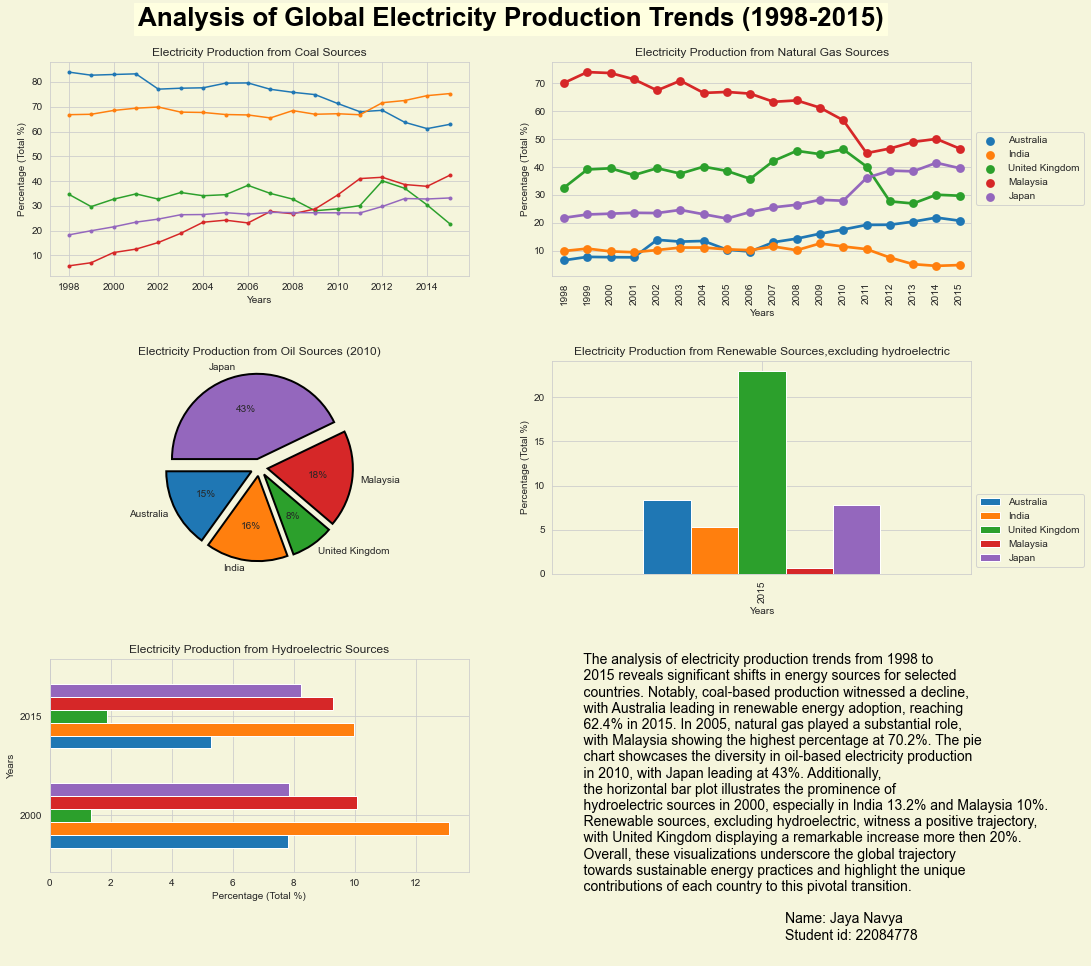

Python code for this plot:
# -*- coding: utf-8 -*-
"""
Created on Tue Jan  9 15:44:12 2024

@author: jayan
"""

# Import the required libraries
import pandas as pd
import seaborn as sns
import matplotlib.pyplot as plt


def process_data(df, series_name, years):
    """
    Process the data for a specific series and years.

    Parameters:
    - df (pd.DataFrame): The input DataFrame containing the data.
    - series_name (str): The name of the series to extract.
    - years (list): List of years to consider.

    Returns:
    - clean_df (pd.DataFrame): Cleaned DataFrame for the specified series.
    - df_t (pd.DataFrame): Transposed DataFrame for the specified series.
    """
    # Select data for the specified series
    data = df[df['Series Name'] == series_name]

    # Drop unnecessary columns and reset the index
    cleaned_data = data.drop(
        ['Country Code', 'Series Code', 'Series Name'], axis=1).reset_index(drop=True)

    # Rename columns with years and transpose the DataFrame
    clean_df = cleaned_data.rename(
        columns={f'{year} [YR{year}]': str(year) for year in years})
    df_t = clean_df.transpose()

    # Set columns to the first row of the transposed DataFrame
    df_t.columns = df_t.iloc[0]

    # Exclude the first row (header) from the DataFrame
    df_t = df_t.iloc[1:]

    # Convert the index to numeric values
    df_t.index = pd.to_numeric(df_t.index)

    # Add a 'Years' column based on the index
    df_t['Years'] = df_t.index

    # Convert all columns to float
    df_t = df_t.apply(lambda x: x.astype(float))

    # Set 'Years' as a separate column in the DataFrame
    df_t['Years'] = df_t.index

    return clean_df, df_t


def lineplot_fig(ax, df, y_label, title):
    """
    Create a line plot for the given DataFrame.

    Parameters:
    - ax (matplotlib.axes._subplots.AxesSubplot): The subplot to plot on.
    - df (pd.DataFrame): The DataFrame to plot.
    - y_label (str): Label for the y-axis.
    - title (str): Title of the plot.

    Returns:
    None
    """
    # Set the seaborn style for a white grid background
    sns.set_style("whitegrid")

    # Plot the line plot for selected countries
    df.plot(x='Years', y=['Australia', 'India', 'United Kingdom', 'Malaysia',
                          'Japan'], xlabel='Years',
            ylabel=y_label, marker='.', ax=ax)

    # Set the title, x-axis label, and y-axis label
    ax.set_title(title)
    ax.set_xlabel('Years')
    ax.set_ylabel(y_label)

    # Set custom x-axis ticks for every 2 years
    ax.set_xticks(range(1998, 2015, 2))

    # Remove legend for the line plot
    ax.legend().set_visible(False)

    # Set the background color of the plot
    ax.set_facecolor('beige')

    # Function to create a dot plot


def dotplot(ax, df, title, y_label):
    """
    Create a dot plot for the given DataFrame.

    Parameters:
    - ax (matplotlib.axes._subplots.AxesSubplot): The subplot to plot on.
    - df (pd.DataFrame): The DataFrame to plot.
    - title (str): Title of the plot.
    - y_label (str): Label for the y-axis.

    Returns:
    None
    """
    # Set the seaborn style for a white grid background
    sns.set_style("whitegrid")

    # Create a point plot for selected countries
    sns.pointplot(x='Years', y='Value', hue='Country', data=df.melt(
        id_vars=['Years'], var_name='Country', value_name='Value'),
        ax=ax)

    # Rotate x-axis labels for better visibility
    ax.set_xticklabels(ax.get_xticklabels(), rotation=90)

    # Set the title and y-axis label
    ax.set_title(title)
    ax.set_ylabel(y_label)

    # Add legend for the dot plot on the left side outside the plot
    ax.legend(loc='center left', bbox_to_anchor=(1, 0.5), facecolor='beige')

    # Set the background color of the plot
    ax.set_facecolor('beige')

# Function to create a pie chart


def pieplot(ax, df, Years, title, autopct='%1.0f%%', fontsize=11):
    """
    Create a pie chart for the given DataFrame.

    Parameters:
    - ax (matplotlib.axes._subplots.AxesSubplot): The subplot to plot on.
    - df (pd.DataFrame): The DataFrame to plot.
    - Years (int): The specific year to consider for the pie chart.
    - title (str): Title of the plot.
    - autopct (str, optional): Format of the percentage labels. Defaults to '%1.0f%%'.
    - fontsize (int, optional): Font size for the percentage labels. Defaults to 11.

    Returns:
    None
    """
    explode = (0.1, 0.1, 0.1, 0.1, 0.1)
    label = ['Australia', 'India', 'United Kingdom', 'Malaysia', 'Japan']
    numeric_df = df.select_dtypes(include=['float64', 'int64'])

    # Create a pie chart for a specific year
    ax.pie(numeric_df[str(Years)], autopct=autopct, labels=label,
           explode=explode, startangle=180,
           wedgeprops={"edgecolor": "black", "linewidth": 2, "antialiased": True})

    # Set the title and background color of the plot
    ax.set_title(title)
    ax.set_facecolor('beige')

# Function to create a bar plot


def barplot_fig(ax, df, x_value, y_value, head_title, x_label, y_label):
    """
    Create a bar plot for the given DataFrame.

    Parameters:
    - ax (matplotlib.axes._subplots.AxesSubplot): The subplot to plot on.
    - df (pd.DataFrame): The DataFrame to plot.
    - x_value (str): Column name for the x-axis.
    - y_value (str or list): Column name(s) for the y-axis.
    - head_title (str): Title of the plot.
    - x_label (str): Label for the x-axis.
    - y_label (str): Label for the y-axis.

    Returns:
    None
    """
    # Set the seaborn style for a white grid background
    sns.set_style('whitegrid')

    # Select data for a specific year and create a bar plot
    bar_df = df[df['Years'].isin([2015])]
    bar_df.plot(x=x_value, y=y_value, kind='bar', title=head_title,
                width=0.65, xlabel=x_label, ylabel=y_label, ax=ax)

    # Add legend to the best location outside the plot
    ax.legend(loc='best', bbox_to_anchor=(1, 0.4), facecolor='beige')

    # Set the background color of the plot
    ax.set_facecolor('beige')

# Function to create a horizontal bar plot


def horizontal_barplot_fig(ax, df, x_value, y_value, head_title, x_label, y_label):
    """
    Create a horizontal bar plot for the given DataFrame.

    Parameters:
    - ax (matplotlib.axes._subplots.AxesSubplot): The subplot to plot on.
    - df (pd.DataFrame): The DataFrame to plot.
    - x_value (str): Column name for the x-axis.
    - y_value (str or list): Column name(s) for the y-axis.
    - head_title (str): Title of the plot.
    - x_label (str): Label for the x-axis.
    - y_label (str): Label for the y-axis.

    Returns:
    None
    """
    # Set the seaborn style for a white grid background
    sns.set_style('whitegrid')

    # Select data for specific years and create a horizontal bar plot
    bar_df = df[df['Years'].isin([2000, 2015])]
    bar_df.plot(x=x_value, y=y_value, kind='barh', title=head_title,
                width=0.65, xlabel=x_label, ylabel=y_label, ax=ax, legend=False)

    # Set the background color of the plot
    ax.set_facecolor('beige')


# Read the CSV file into a DataFrame
df = pd.read_csv('WORLDBANK_INDICATORS.csv')

# Process data for different series
df1, df1_t = process_data(
    df, 'Electricity production from coal sources (% of total)', range(1998, 2016))
df2, df2_t = process_data(
    df, 'Electricity production from natural gas sources (% of total)', range(1998, 2016))
df3, df3_t = process_data(
    df, 'Electricity production from oil sources (% of total)', range(1998, 2016))
df4, df4_t = process_data(
    df, 'Electricity production from renewable sources, excluding hydroelectric (% of total)', range(1998, 2016))
df5, df5_t = process_data(
    df, 'Electricity production from hydroelectric sources (% of total)', range(1998, 2016))

# Create a subplot with 3 rows and 2 columns
fig, axs = plt.subplots(3, 2, figsize=(16, 15), gridspec_kw={
                        'hspace': 0.4}, facecolor='beige')
plt.subplots_adjust(left=0.10, right=0.9, top=0.85, bottom=0.1,
                    wspace=0.2, hspace=0.2)  # Adjusted left

# Plot each graph in its corresponding subplot
lineplot_fig(axs[0, 0], df1_t, 'Percentage (Total %)',
             'Electricity Production from Coal Sources')
dotplot(axs[0, 1], df2_t, 'Electricity Production from Natural Gas Sources',
        'Percentage (Total %)')
pieplot(axs[1, 0], df3, 2010, 'Electricity Production from Oil Sources (2010)')
barplot_fig(axs[1, 1], df4_t, 'Years', ['Australia', 'India', 'United Kingdom', 'Malaysia', 'Japan'],
            'Electricity Production from Renewable Sources,excluding hydroelectric', 'Years', 'Percentage (Total %)')
horizontal_barplot_fig(axs[2, 0], df5_t, 'Years', ['Australia', 'India', 'United Kingdom', 'Malaysia', 'Japan'],
                       'Electricity Production from Hydroelectric Sources', 'Percentage (Total %)', 'Years')

# Remove the empty subplot in the last row and last column
fig.delaxes(axs[2, 1])

# Adding the title to the report within given fontsize
plt.suptitle('Analysis of Global Electricity Production Trends (1998-2015)', fontsize=26, y=0.89,
             color='black', fontweight='bold', ha='center', va='center', backgroundcolor='lightyellow')

# Adding the report within the code along with name and student Id
report_text = """
    The analysis of electricity production trends from 1998 to
    2015 reveals significant shifts in energy sources for selected
    countries. Notably, coal-based production witnessed a decline,
    with Australia leading in renewable energy adoption, reaching
    62.4% in 2015. In 2005, natural gas played a substantial role,
    with Malaysia showing the highest percentage at 70.2%. The pie
    chart showcases the diversity in oil-based electricity production
    in 2010, with Japan leading at 43%. Additionally,
    the horizontal bar plot illustrates the prominence of 
    hydroelectric sources in 2000, especially in India 13.2% and Malaysia 10%.
    Renewable sources, excluding hydroelectric, witness a positive trajectory,
    with United Kingdom displaying a remarkable increase more then 20%. 
    Overall, these visualizations underscore the global trajectory 
    towards sustainable energy practices and highlight the unique 
    contributions of each country to this pivotal transition.
    
                                                        Name: Jaya Navya
                                                        Student id: 22084778
"""
fig.text(0.55, 0.02, report_text, ha='left',
         va='bottom', fontsize=14, color='black')

# Adjust layout for better spacing
plt.tight_layout()

# Save the combined plot as an image
#plt.savefig('22084778.png', dpi=300)
plt.show()

